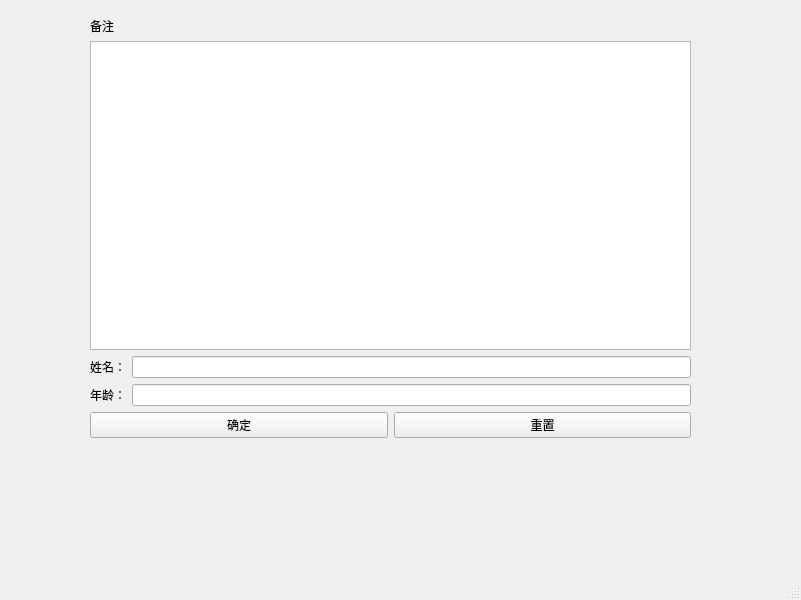
<?xml version="1.0" encoding="UTF-8"?>
<ui version="4.0">
 <class>MainWindow</class>
 <widget class="QMainWindow" name="MainWindow">
  <property name="geometry">
   <rect>
    <x>0</x>
    <y>0</y>
    <width>801</width>
    <height>600</height>
   </rect>
  </property>
  <property name="windowTitle">
   <string>MainWindow</string>
  </property>
  <widget class="QWidget" name="centralwidget">
   <widget class="QWidget" name="">
    <property name="geometry">
     <rect>
      <x>90</x>
      <y>17</y>
      <width>601</width>
      <height>421</height>
     </rect>
    </property>
    <layout class="QVBoxLayout" name="verticalLayout">
     <item>
      <widget class="QLabel" name="label">
       <property name="text">
        <string>备注</string>
       </property>
      </widget>
     </item>
     <item>
      <widget class="QTextEdit" name="textEdit"/>
     </item>
     <item>
      <layout class="QHBoxLayout" name="horizontalLayout_2">
       <item>
        <widget class="QLabel" name="label_2">
         <property name="text">
          <string>姓名：</string>
         </property>
        </widget>
       </item>
       <item>
        <widget class="QLineEdit" name="lineEdit"/>
       </item>
      </layout>
     </item>
     <item>
      <layout class="QHBoxLayout" name="horizontalLayout_3">
       <item>
        <widget class="QLabel" name="label_3">
         <property name="text">
          <string>年龄：</string>
         </property>
        </widget>
       </item>
       <item>
        <widget class="QLineEdit" name="lineEdit_2"/>
       </item>
      </layout>
     </item>
     <item>
      <layout class="QHBoxLayout" name="horizontalLayout">
       <item>
        <widget class="QPushButton" name="pushButton">
         <property name="text">
          <string>确定</string>
         </property>
        </widget>
       </item>
       <item>
        <widget class="QPushButton" name="pushButton_2">
         <property name="text">
          <string>重置</string>
         </property>
        </widget>
       </item>
      </layout>
     </item>
    </layout>
   </widget>
  </widget>
  <widget class="QMenuBar" name="menubar">
   <property name="geometry">
    <rect>
     <x>0</x>
     <y>0</y>
     <width>801</width>
     <height>34</height>
    </rect>
   </property>
  </widget>
  <widget class="QStatusBar" name="statusbar"/>
 </widget>
 <resources/>
 <connections/>
</ui>
